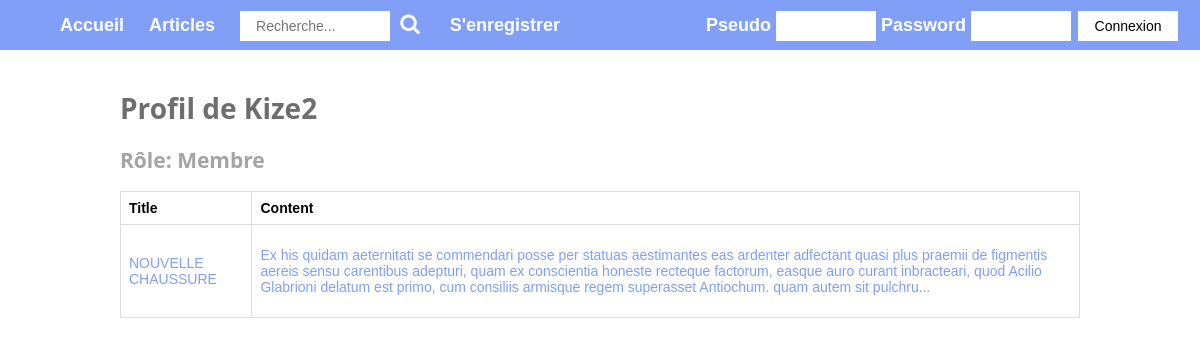
Before: /?p=single_user&id=11 with the older database file.
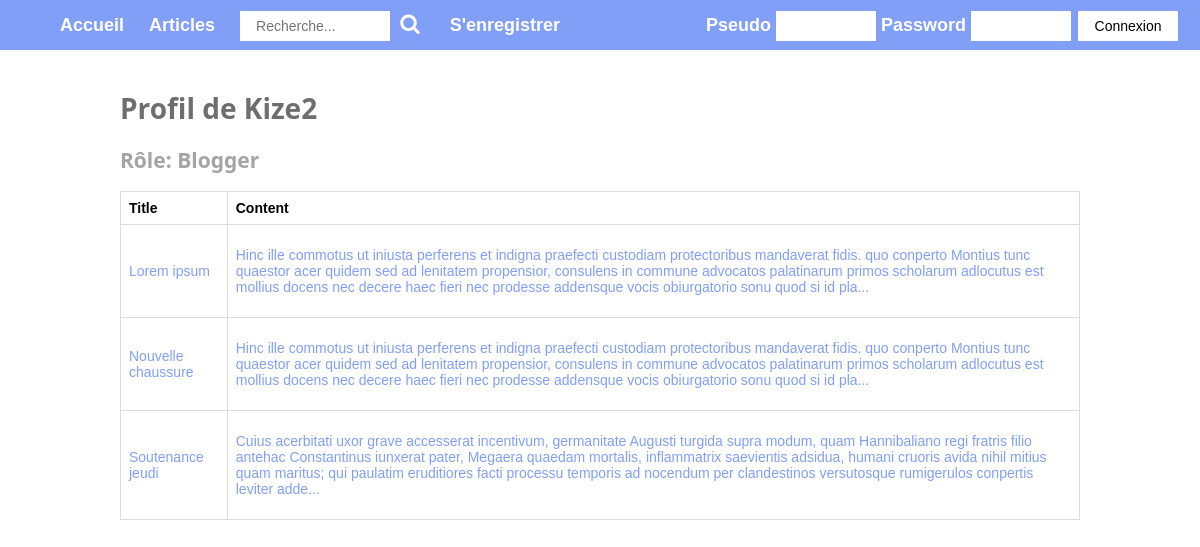
After: the same page with the newer database file.
### tables this page shows
CREATE TABLE `user` (
  `id` int(11) NOT NULL,
  `pseudo` varchar(255) NOT NULL,
  `password` varchar(255) NOT NULL,
  `email` varchar(255) NOT NULL,
  `id_role` int(11) NOT NULL,
  `created` timestamp NOT NULL DEFAULT CURRENT_TIMESTAMP
);

CREATE TABLE `role` (
  `id` int(11) NOT NULL,
  `label` varchar(32) NOT NULL
);

CREATE TABLE `article` (
  `id` int(11) NOT NULL,
  `id_user` int(11) NOT NULL,
  `title` varchar(60) NOT NULL,
  `content` varchar(10000) NOT NULL,
  `created` datetime NOT NULL DEFAULT CURRENT_TIMESTAMP,
  `updated` datetime NOT NULL DEFAULT CURRENT_TIMESTAMP,
  `id_image` int(11) NOT NULL,
  `ext_image` varchar(16) DEFAULT NULL
);

### includes/sql.php (called while the page is built, shortened)
<?php
	function select ($table, $fields = [], $conditions = '') {
		global $mysqlConnect;
		$sql = 'SELECT ';
		if (empty($fields)) {
			$sql .= '*';
		} else {
			foreach ($fields as $field) {
				if ($field === $fields[0]) {
					$sql .= $field;
				} else {
					$sql .= ',' . $field;
				}
			}
		}
		$sql .= ' FROM ' . $table . ' ' . $conditions;
		$result = mysqli_query($mysqlConnect, $sql);
		if ($result) {
			return mysqli_fetch_all($result, MYSQLI_ASSOC);
		} else {
			var_dump($sql);die;
		}
		return $result;
	}

### model/user.php (called while the page is built, shortened)
<?php
require_once('article.php');
function selectUserById ($id) {
	return select('user', ['user.* , role.label as label'], 'LEFT JOIN role ON role.id = user.id_role WHERE user.id = ' . $id)[0];
}

### controller/single_user.php (called while the page is built, shortened)
<?php
require_once('model/user.php');
require_once('model/article.php');
$user = selectUserById($_GET['id']);
$user['articles'] = selectUserArticles($_GET['id']);

### model/article.php (called while the page is built, shortened)
<?php
require_once('user.php');
function selectUserArticles ($id) {
	return select('user', ['article.*'], 'JOIN article ON user.id = article.id_user WHERE user.id = ' . $id);
}

### views/single_user.php (the view, shortened to what this page needs)
<h1>Profil de <?php echo $user['pseudo']; ?></h1>
<h2>Rôle: <?php echo $user['label']; ?></h2>
<table id="list-articles">
	<thead>
		<tr>
			<th>Title</th>
			<th>Content</th>
		</tr>
	</thead>
	<tbody>
		<?php foreach ($user['articles'] as $article): ?>
			<?php
				$content = $article['content'];
				if (strlen($content) > 400) {
					$content = substr($content, 0, 400) . '...';
				}
			?>
			<tr>
				<td><a href="?p=single_article&id=<?= $article['id'] ?>"><?= $article['title']; ?></a></td>
				<td><a href="?p=single_article&id=<?= $article['id'] ?>"><?= $content; ?></a></td>
			</tr>
		<?php endforeach; ?>
	</tbody>
</table>

Changed rows visible on the page:
removed article: title "NOUVELLE CHAUSSURE", content "Ex his quidam aeternitati se commendari posse per statuas aestimantes eas ardenter adfectant quasi plus praemii de figmentis aereis sensu carentibus adepturi, quam ex conscientia honeste recteque factorum, easque auro curant inbracteari, quod Acilio Glabrioni delatum est primo, cum consiliis armisque regem superasset Antiochum. quam autem sit pulchru..."
changed user "Kize2": id_role.label "Membre" → "Blogger"
added article: title "Lorem ipsum", content "Hinc ille commotus ut iniusta perferens et indigna praefecti custodiam protectoribus mandaverat fidis. quo conperto Montius tunc quaestor acer quidem sed ad lenitatem propensior, consulens in commune advocatos palatinarum primos scholarum adlocutus est mollius docens nec decere haec fieri nec prodesse addensque vocis obiurgatorio sonu quod si id pla..."
added article: title "Nouvelle chaussure", content "Hinc ille commotus ut iniusta perferens et indigna praefecti custodiam protectoribus mandaverat fidis. quo conperto Montius tunc quaestor acer quidem sed ad lenitatem propensior, consulens in commune advocatos palatinarum primos scholarum adlocutus est mollius docens nec decere haec fieri nec prodesse addensque vocis obiurgatorio sonu quod si id pla..."
added article: title "Soutenance jeudi", content "Cuius acerbitati uxor grave accesserat incentivum, germanitate Augusti turgida supra modum, quam Hannibaliano regi fratris filio antehac Constantinus iunxerat pater, Megaera quaedam mortalis, inflammatrix saevientis adsidua, humani cruoris avida nihil mitius quam maritus; qui paulatim eruditiores facti processu temporis ad nocendum per clandestinos versutosque rumigerulos conpertis leviter adde..."
